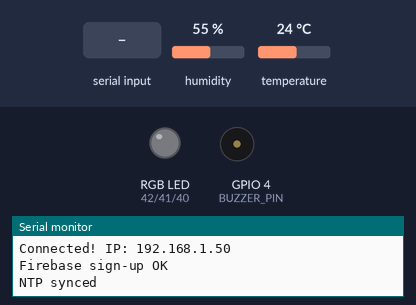
The sketch below on a simulated ESP32. On the bench: an RGB LED mixed from three pins (HIGH = lit), buzzer (waves = sounding), the last lines printed to the serial monitor. The inputs (shaded band) are chosen by the test bench; at power-on: humidity 55 %, temperature 24 °C. WiFi joins after 1.5 s; servers stay silent unless stated; the local clock reads 2024-03-15 10:24:30 at power-on unless the sketch sets it.

Above: at 3.2 s.
3.3 s: "FIRE\n" received over the second serial link
At 3.4 s:
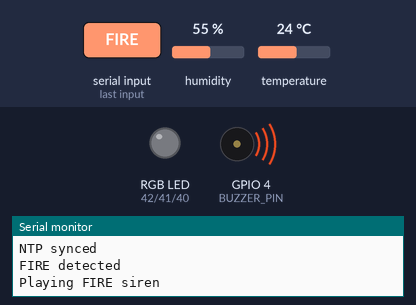
6.8 s: "SHOCK\n" received over the second serial link
At 8.18 s:
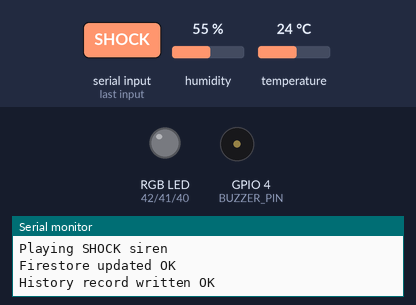
8.3 s: "DIST:\n" received over the second serial link
At 8.59 s:
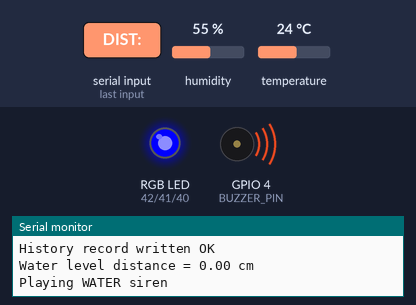
11.8 s: "FIRE\n" received over the second serial link
At 14.2 s:
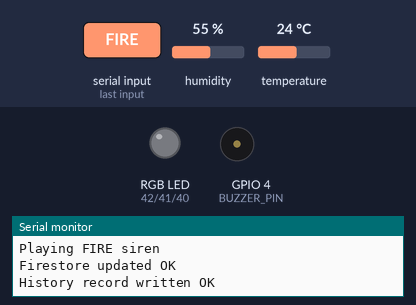
Timing chart, 0 to 15.7 s (numbered marks = the images above; inputs shaded):
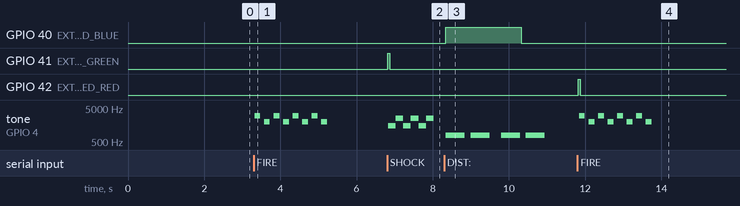

Measured:
- after the input at 3.3 s, tone on GPIO 4 (BUZZER_PIN): silent → 3000 Hz at once, then repeats every 0.50 s: silent 0.10 s, 2000 Hz 0.15 s, silent 0.10 s, 3000 Hz 0.15 s, until it stays silent from 5.2 s
- after the input at 6.8 s, GPIO 41 (EXT_LED_GREEN): LOW → HIGH at once, → LOW 0.05 s later; tone on GPIO 4 (BUZZER_PIN): silent → 1500 Hz at once, then repeats every 0.40 s: 2500 Hz 0.20 s, 1500 Hz 0.20 s
- after the input at 8.3 s, GPIO 40 (EXT_LED_BLUE): LOW → HIGH after 0.05 s, → LOW 2.0 s later; tone on GPIO 4 (BUZZER_PIN): plays 800 Hz for 0.50 s, 800 Hz for 0.50 s, 800 Hz for 0.50 s, 800 Hz for 0.50 s, starting after 0.05 s
- after the input at 11.8 s, GPIO 42 (EXT_LED_RED): LOW → HIGH at once, → LOW 0.05 s later; tone on GPIO 4 (BUZZER_PIN): silent → 3000 Hz after 0.05 s, then repeats every 0.50 s: silent 0.10 s, 2000 Hz 0.15 s, silent 0.10 s, 3000 Hz 0.15 s, until it stays silent from 13.7 s

The sketch:

final_project_arduino.ino
```cpp
#include <Arduino.h>
#include <DHT.h>
#include <WiFi.h>
#include <Firebase_ESP_Client.h>
#include "addons/TokenHelper.h"
#include <time.h>


// ========== WIFI CREDENTIALS ===========
// Note: "Maximise Compatibility" should be enabled on hotspot
// ESP32 requires 2.4GHz
const char* ssid     = "//TODO: Fill up with your hotspot username";
const char* password = "//TODO: Fill up with your hotspot password";

// ========== FIREBASE CREDENTIALS ===========
// Remember to set these before upload
#define FIREBASE_API_KEY    "//TODO: Copy and Paste the API KEY from Firebase"
#define FIREBASE_PROJECT_ID "//TODO: Copy and Paste the Project ID from Firebase"

FirebaseData   fbdo;
FirebaseAuth   auth;
FirebaseConfig config;

// ================== PINS ==================
#define DHTPIN       3
#define DHTTYPE      DHT11
#define BUZZER_PIN   4
#define UART_TX_PIN  17   // Transmitting: ESP32 TX -> MCXC444 RX (PTE23)
#define UART_RX_PIN  18   // Receiving: ESP32 RX <- MCXC444 TX (PTE22)

// External RGB LED pins
#define EXT_LED_RED    42
#define EXT_LED_GREEN  41
#define EXT_LED_BLUE   40

// ================== OBJECTS ===============
DHT dht(DHTPIN, DHTTYPE);
HardwareSerial mySerial(1);

// ================== RTOS ===================
QueueHandle_t dhtQueue;
SemaphoreHandle_t uartMutex;
TaskHandle_t firebaseTaskHandle = NULL;

typedef struct {
  float temperature;
  float humidity;
} TSensorData;

// ================== GLOBAL FLAGS ===========
volatile bool waterBelowThreshold = false;

volatile bool shockEventLatched = false;
volatile bool shockAlarmPending = false;
volatile bool fireEventLatched = false;
volatile bool fireAlarmPending = false;

volatile uint32_t lastDistTime = 0;
volatile bool firebaseReady = false;
volatile int waterLevelPercentage = 50;

// Latest DHT readings shared with firebaseTask
volatile float latestTemp = NAN;
volatile float latestHum  = NAN;

// ================== SETTINGS ===============
const float WATER_THRESHOLD_CM = 5.0;
const float WATER_LEVEL_BASE_CM = 30.0;

// ============= LED FUNCTIONS ===============
void allLedOff() {
  digitalWrite(EXT_LED_RED, LOW);
  digitalWrite(EXT_LED_GREEN, LOW);
  digitalWrite(EXT_LED_BLUE, LOW);
}

void setDisasterLed(bool fire, bool shock, bool water) {
  // Priority: FIRE > SHOCK > WATER
  if (fire) {
    digitalWrite(EXT_LED_RED, HIGH);
    digitalWrite(EXT_LED_GREEN, LOW);
    digitalWrite(EXT_LED_BLUE, LOW);
  }
  else if (shock) {
    digitalWrite(EXT_LED_RED, LOW);
    digitalWrite(EXT_LED_GREEN, HIGH);
    digitalWrite(EXT_LED_BLUE, LOW);
  }
  else if (water) {
    digitalWrite(EXT_LED_RED, LOW);
    digitalWrite(EXT_LED_GREEN, LOW);
    digitalWrite(EXT_LED_BLUE, HIGH);
  }
  else {
    allLedOff();
  }
}

// ====== CONNECT TO WIFI AND FIREBASE ======
void connectToFirebase() {
    // Connect to WiFi
    WiFi.mode(WIFI_STA);
    WiFi.begin(ssid, password);
    Serial.println("\nConnecting to WiFi...");

    int attempts = 0;
    while (WiFi.status() != WL_CONNECTED && attempts < 10) {
        Serial.print(".");
        delay(1000);
        attempts++;
    }

    if (WiFi.status() != WL_CONNECTED) {
        Serial.println("\nWiFi failed. Status: " + String(WiFi.status()));
        return;
    }

    Serial.println("\nConnected! IP: " + WiFi.localIP().toString());

    // Anonymous auth — no user credentials required.
    // Requires Anonymous sign-in enabled in Firebase Console:
    // Authentication → Sign-in providers → Anonymous → Enable
    config.api_key = FIREBASE_API_KEY;
    config.token_status_callback = tokenStatusCallback;

    if (Firebase.signUp(&config, &auth, "", "")) {
        Serial.println("Firebase sign-up OK");
        firebaseReady = true;
    } else {
        Serial.println("Firebase sign-up failed: " + String(config.signer.signupError.message.c_str()));
    }

    Firebase.begin(&config, &auth);
    Firebase.reconnectWiFi(true);

    // NTP sync — needed so the timestamp field in each history document is queryable
    // (Firestore's built-in createTime metadata cannot be used in where() queries)
    configTime(0, 0, "pool.ntp.org", "time.nist.gov");
    time_t now = time(nullptr);
    for (int i = 0; i < 20 && now < 1000000UL; i++) {
        delay(500);
        now = time(nullptr);
    }
    Serial.println(now > 1000000UL ? "NTP synced" : "NTP failed — timestamp field will be omitted");
}

// ============ WRITE TO FIREBASE ============
// Blocking call — can take 1-3s over the network
// Must only be called from firebaseTask so it never stalls other tasks
void writeToFirebase(float temperature, float humidity, int waterLevel, bool flame, bool shock) {
    if (firebaseReady && Firebase.ready()) {
        // Firestore requires explicitly typed field values (not plain JSON)
        FirebaseJson content;
        content.set("fields/temperature/doubleValue",  temperature);
        content.set("fields/humidity/doubleValue",     humidity);
        content.set("fields/waterLevel/integerValue",  waterLevel);
        content.set("fields/flame/booleanValue",       flame);
        content.set("fields/shock/booleanValue",       shock);

        // patchDocument overwrites only the listed fields, leaving any others intact.
        // "sensor/latest" is a single document used as a live snapshot for the dashboard.
        if (Firebase.Firestore.patchDocument(&fbdo, FIREBASE_PROJECT_ID, "",
                "sensor/latest", content.raw(),
                "temperature,humidity,waterLevel,flame,shock")) {
            Serial.println("Firestore updated OK");
            shockEventLatched = false;
            fireEventLatched  = false;
        } else {
            Serial.println("Firestore error: " + fbdo.errorReason());
        }

        // Append a new document to the "readings" collection for historical data.
        // timestamp field is required for dashboard queries like "last 24 hours"
        time_t now = time(nullptr);
        if (now > 1000000UL) {
            content.set("fields/timestamp/integerValue", (int)now);
        }
        if (Firebase.Firestore.createDocument(&fbdo, FIREBASE_PROJECT_ID, "",
                "readings", content.raw())) {
            Serial.println("History record written OK");
        } else {
            Serial.println("History write error: " + fbdo.errorReason());
        }
    } else {
        Serial.println("Firebase not ready, cannot write data");
    }
}

// ================== TASK 6 =================
// Handles all Firebase uploads — periodic and event-driven.
//
// Uses ulTaskNotifyTake as a dual-purpose wait:
//   - Returns immediately if uartRecvTask sent a notification (SHOCK / FIRE)
//   - Times out after 5s and uploads anyway for the periodic heartbeat
//
// This avoids a fixed vTaskDelay, which would cause the critical event upload
// to be delayed by up to 5s depending on where in the cycle it arrived.
// Priority is kept low (1) intentionally — the network call takes 1-3s
// regardless, and a higher priority would starve uartRecvTask during that
// time, risking missed UART bytes from the MCXC444.
void firebaseTask(void *p) {
  while (1) {
    // Block until notified (critical event) or 5s elapses (periodic heartbeat).
    // pdTRUE clears the notification count on exit, preventing stacked uploads
    // if multiple events fire while a previous upload is still in progress.
    ulTaskNotifyTake(pdTRUE, pdMS_TO_TICKS(5000));

    if (!isnan(latestTemp) && !isnan(latestHum)) {
      writeToFirebase(latestTemp, latestHum,
                waterLevelPercentage,
                fireEventLatched, shockEventLatched);
    } else {
      Serial.println("Firebase: no DHT data yet, skipping");
    }
  }
}

// ==== SIRENS FOR DIFFERENT DISASTER EVENTS =====
void playShockAlarm() {
  for (int i = 0; i < 3; i++) {
    tone(BUZZER_PIN, 1500);
    vTaskDelay(pdMS_TO_TICKS(200));
    tone(BUZZER_PIN, 2500);
    vTaskDelay(pdMS_TO_TICKS(200));
  }
  noTone(BUZZER_PIN);
}

void playWaterAlarm() {
  for (int i = 0; i < 2; i++) {
    tone(BUZZER_PIN, 800);
    vTaskDelay(pdMS_TO_TICKS(500));
    noTone(BUZZER_PIN);
    vTaskDelay(pdMS_TO_TICKS(150));

    tone(BUZZER_PIN, 800);
    vTaskDelay(pdMS_TO_TICKS(500));
    noTone(BUZZER_PIN);
    vTaskDelay(pdMS_TO_TICKS(300));
  }
}

void playFireAlarm() {
  for (int i = 0; i < 4; i++) {
    tone(BUZZER_PIN, 3000);
    vTaskDelay(pdMS_TO_TICKS(150));
    noTone(BUZZER_PIN);
    vTaskDelay(pdMS_TO_TICKS(100));

    tone(BUZZER_PIN, 2000);
    vTaskDelay(pdMS_TO_TICKS(150));
    noTone(BUZZER_PIN);
    vTaskDelay(pdMS_TO_TICKS(100));
  }
}

// ================== TASK 1 =================
// Poll DHT11 to get temperature and humidity reading from the sensor
void dhtTask(void *p) {
  TSensorData data;

  while (1) {
    float h = dht.readHumidity();
    float t = dht.readTemperature();

    if (!isnan(h) && !isnan(t)) {
      data.temperature = t;
      data.humidity = h;
      latestTemp = t;
      latestHum  = h;
      xQueueOverwrite(dhtQueue, &data);
    }

    vTaskDelay(pdMS_TO_TICKS(2000));
  }
}

// ================== TASK 2 =================
// Send temp/humidity to MCXC444
void uartSendTask(void *p) {
  TSensorData data;
  char buffer[64];

  while (1) {
    if (xQueueReceive(dhtQueue, &data, portMAX_DELAY) == pdTRUE) {
      snprintf(buffer, sizeof(buffer), "TEMP:%.1f,HUM:%.1f\n",
               data.temperature, data.humidity);

      if (xSemaphoreTake(uartMutex, portMAX_DELAY) == pdTRUE) {
        mySerial.print(buffer);
        xSemaphoreGive(uartMutex);
      }
    }
  }
}

// ================== TASK 3 =================
// Receive shock, fire and water level reading from MCXC444
void uartRecvTask(void *p) {
  static char rxBuffer[64];
  int index = 0;

  while (1) {
    while (mySerial.available()) {
      char c = mySerial.read();

      if (c == '\n' || c == '\r') {
        if (index > 0) {
          rxBuffer[index] = '\0';

          if (strcmp(rxBuffer, "SHOCK") == 0) {
            Serial.println("SHOCK detected");
              shockEventLatched = true;   // keep for Firebase
              shockAlarmPending = true;   // buzzer consumes this
            // Wake firebaseTask immediately — don't wait for the 5s heartbeat.
            // For an early-warning system, dashboard latency on critical events
            // must be minimised. Priority is NOT raised; see firebaseTask comment.
            if (firebaseTaskHandle) xTaskNotifyGive(firebaseTaskHandle);
          }
          else if (strcmp(rxBuffer, "FIRE") == 0) {
            Serial.println("FIRE detected");
            fireEventLatched = true;
            fireAlarmPending = true;
            // Same rationale as SHOCK above
            if (firebaseTaskHandle) xTaskNotifyGive(firebaseTaskHandle);
          }
          else if (strncmp(rxBuffer, "DIST:", 5) == 0) {
            float dist = atof(rxBuffer + 5);

            Serial.print("Water level distance = ");
            Serial.print(dist);
            Serial.println(" cm");

            lastDistTime = millis();
            waterBelowThreshold = (dist < WATER_THRESHOLD_CM);
            float normalisedDistance = min(dist, WATER_LEVEL_BASE_CM);
            waterLevelPercentage = ((WATER_LEVEL_BASE_CM - normalisedDistance) / WATER_LEVEL_BASE_CM) * 100;
          }

          index = 0;
        }
      } else {
        if (index < (int)sizeof(rxBuffer) - 1) {
          rxBuffer[index++] = c;
        }
      }
    }

    vTaskDelay(pdMS_TO_TICKS(20));
  }
}

// ================== TASK 4 =================
// Buzzer control for different disaster event
void buzzerTask(void *p) {
  while (1) {

    // stop water alarm if distance updates stop
    if (millis() - lastDistTime > 2000) {
      waterBelowThreshold = false;
    }

    if (fireAlarmPending) {
      fireAlarmPending = false;
      Serial.println("Playing FIRE siren");
      playFireAlarm();
    }
    else if (shockAlarmPending) {
      shockAlarmPending = false;
      Serial.println("Playing SHOCK siren");
      playShockAlarm();
    }
    else if (waterBelowThreshold) {
      Serial.println("Playing WATER siren");
      playWaterAlarm();
    }
    else {
      noTone(BUZZER_PIN);
      vTaskDelay(pdMS_TO_TICKS(50));
    }
  }
}

// ================== TASK 5 =================
// External RGB LED control for different diaster event
void ledTask(void *p) {
  while (1) {
    // If water updates stop, clear water state
    if (millis() - lastDistTime > 2000) {
      waterBelowThreshold = false;
    }

    setDisasterLed(fireAlarmPending, shockAlarmPending, waterBelowThreshold);

    vTaskDelay(pdMS_TO_TICKS(50));
  }
}

// ================== SETUP ==================
void setup() {
  Serial.begin(115200);

  connectToFirebase();

  pinMode(BUZZER_PIN, OUTPUT);
  digitalWrite(BUZZER_PIN, LOW);

  pinMode(EXT_LED_RED, OUTPUT);
  pinMode(EXT_LED_GREEN, OUTPUT);
  pinMode(EXT_LED_BLUE, OUTPUT);
  allLedOff();

  dht.begin();
  mySerial.begin(9600, SERIAL_8N1, UART_RX_PIN, UART_TX_PIN);

  dhtQueue = xQueueCreate(1, sizeof(TSensorData));
  uartMutex = xSemaphoreCreateMutex();

  xTaskCreate(dhtTask,      "dhtTask",      2048, NULL, 2, NULL);
  xTaskCreate(uartSendTask, "uartSendTask", 2048, NULL, 2, NULL);
  xTaskCreate(uartRecvTask, "uartRecvTask", 2048, NULL, 3, NULL);
  xTaskCreate(buzzerTask,   "buzzerTask",   2048, NULL, 2, NULL);
  xTaskCreate(ledTask,      "ledTask",      2048, NULL, 3, NULL);
  // Store handle so uartRecvTask can notify it directly on critical events
  xTaskCreate(firebaseTask, "firebaseTask", 8192, NULL, 1, &firebaseTaskHandle);
}

void loop() {
  // empty loop section, using FreeRTOS tasks
}
```
